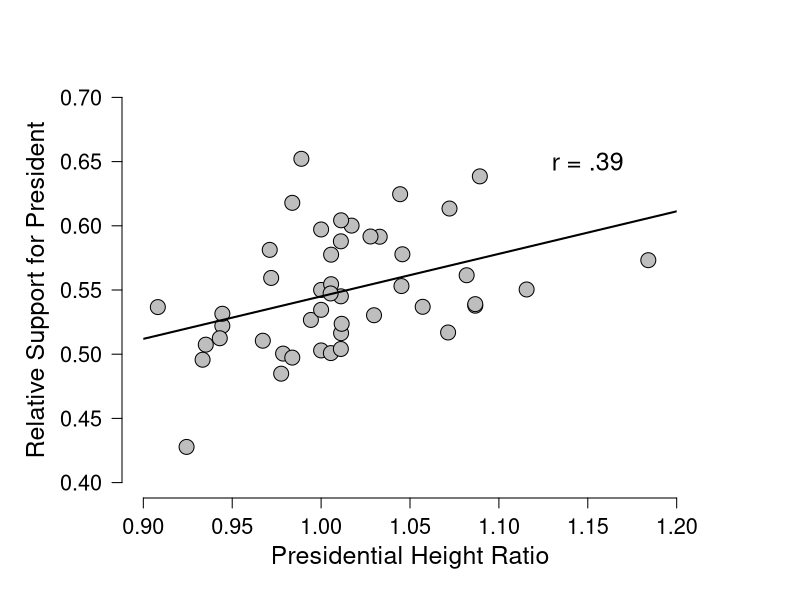

Generate this figure with R:
# Presidential data up to and including 2008; data from Stulp et al. 2013
# rm(list=ls())
# height of president divided by height of most successful opponent: 
height.ratio <- c(0.924324324, 1.081871345, 1, 0.971098266, 1.029761905,
   0.935135135, 0.994252874, 0.908163265, 1.045714286, 1.18404908,
   1.115606936, 0.971910112, 0.97752809, 0.978609626, 1,
   0.933333333, 1.071428571, 0.944444444, 0.944444444, 1.017142857,
   1.011111111, 1.011235955, 1.011235955, 1.089285714, 0.988888889,
   1.011111111, 1.032967033, 1.044444444, 1, 1.086705202,
   1.011560694, 1.005617978, 1.005617978, 1.005494505, 1.072222222,
   1.011111111, 0.983783784, 0.967213115, 1.04519774, 1.027777778,
   1.086705202, 1, 1.005347594, 0.983783784, 0.943005181, 1.057142857)

# proportion popular vote for president vs most successful opponent
# NB can be lower than .5 because popolar vote does not decide election
pop.vote <- c(0.427780852, 0.56148981, 0.597141922, 0.581254292, 0.530344067,
  0.507425996, 0.526679292, 0.536690951, 0.577825976, 0.573225387,
  0.550410082, 0.559380032, 0.484823958, 0.500466176, 0.502934212,
  0.49569636, 0.516904414, 0.522050547, 0.531494442, 0.60014892, 
  0.545079801, 0.604274986, 0.51635906, 0.63850958, 0.652184407, 
  0.587920412, 0.5914898, 0.624614752, 0.550040193, 0.537771958, 
  0.523673642, 0.554517134, 0.577511576, 0.500856251, 0.613444534, 
  0.504063153, 0.617883695, 0.51049949, 0.553073235, 0.59166415, 
  0.538982024, 0.53455133, 0.547304058, 0.497350649, 0.512424242, 
  0.536914796)
           
# cor.test(height.ratio,pop.vote)
png("image.png")
library(plotrix) # package plotrix is needed for function "ablineclip""
# if the following line and the line containing "dev.off()" are executed, the plot will be saved as a png file in the current working directory
# png("Presidental.png", width = 18, height = 18, units = "cm", res = 800, pointsize = 10) 
op <- par(cex.main = 1.5, mar = c(5, 6, 4, 5) + 0.1, mgp = c(3.5, 1, 0), cex.lab = 1.5 , font.lab = 2, cex.axis = 1.3, bty = "n", las = 1)
plot(height.ratio, pop.vote, col = "black", pch = 21, bg = "grey", cex = 2,
     xlim = c(.90,1.20), ylim = c(.40,.70), ylab = "", xlab = "", axes = FALSE)
axis(1)
axis(2) 
reg1 <- lm(pop.vote ~ height.ratio)
ablineclip(reg1, lwd = 2,x1 = .9, x2 = 1.2) 
par(las = 0)
mtext("Presidential Height Ratio", side = 1, line = 2.5, cex = 1.5)
mtext("Relative Support for President", side = 2, line = 3.7, cex = 1.5)
text(1.15, .65, "r = .39", cex = 1.5)
dev.off()
